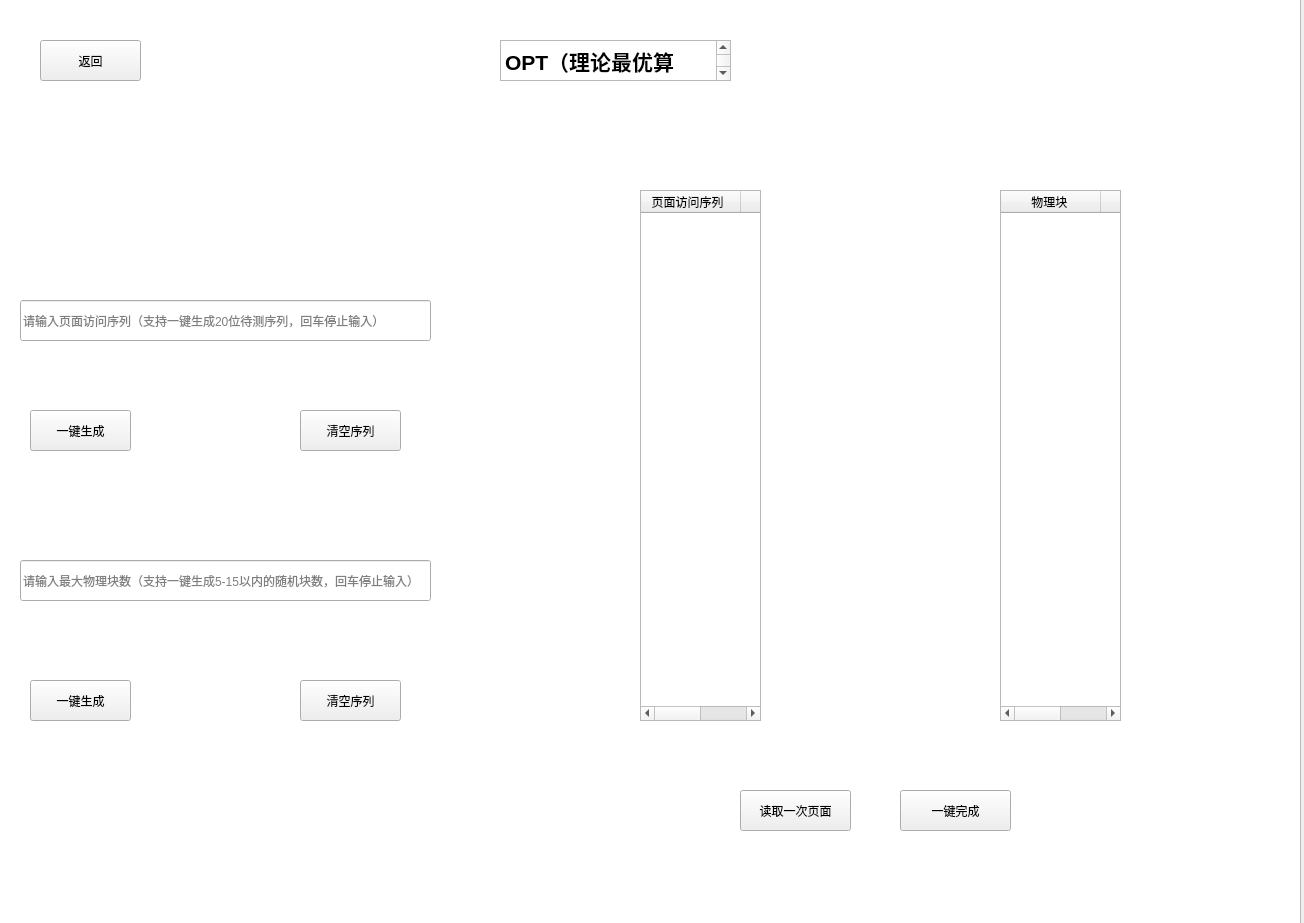
<?xml version="1.0" encoding="UTF-8"?>
<ui version="4.0">
 <class>SS</class>
 <widget class="QWidget" name="SS">
  <property name="geometry">
   <rect>
    <x>0</x>
    <y>0</y>
    <width>1304</width>
    <height>923</height>
   </rect>
  </property>
  <property name="windowTitle">
   <string>OPT(理论最优算法)</string>
  </property>
  <widget class="QPlainTextEdit" name="plainTextEdit">
   <property name="geometry">
    <rect>
     <x>-10</x>
     <y>-20</y>
     <width>1311</width>
     <height>951</height>
    </rect>
   </property>
  </widget>
  <widget class="QTextEdit" name="textEdit">
   <property name="geometry">
    <rect>
     <x>500</x>
     <y>40</y>
     <width>231</width>
     <height>41</height>
    </rect>
   </property>
   <property name="html">
    <string>&lt;!DOCTYPE HTML PUBLIC &quot;-//W3C//DTD HTML 4.0//EN&quot; &quot;http://www.w3.org/TR/REC-html40/strict.dtd&quot;&gt;
&lt;html&gt;&lt;head&gt;&lt;meta name=&quot;qrichtext&quot; content=&quot;1&quot; /&gt;&lt;meta charset=&quot;utf-8&quot; /&gt;&lt;style type=&quot;text/css&quot;&gt;
p, li { white-space: pre-wrap; }
hr { height: 1px; border-width: 0; }
li.unchecked::marker { content: &quot;\2610&quot;; }
li.checked::marker { content: &quot;\2612&quot;; }
&lt;/style&gt;&lt;/head&gt;&lt;body style=&quot; font-family:'Microsoft YaHei UI'; font-size:9pt; font-weight:400; font-style:normal;&quot;&gt;
&lt;p style=&quot; margin-top:0px; margin-bottom:0px; margin-left:0px; margin-right:0px; -qt-block-indent:0; text-indent:0px;&quot;&gt;&lt;span style=&quot; font-size:16pt; font-weight:700;&quot;&gt;OPT（理论最优算法）&lt;/span&gt;&lt;/p&gt;&lt;/body&gt;&lt;/html&gt;</string>
   </property>
  </widget>
  <widget class="QPushButton" name="pushButton">
   <property name="geometry">
    <rect>
     <x>40</x>
     <y>40</y>
     <width>101</width>
     <height>41</height>
    </rect>
   </property>
   <property name="text">
    <string>返回</string>
   </property>
  </widget>
  <widget class="QPushButton" name="pushButton_2">
   <property name="geometry">
    <rect>
     <x>30</x>
     <y>410</y>
     <width>101</width>
     <height>41</height>
    </rect>
   </property>
   <property name="text">
    <string>一键生成</string>
   </property>
  </widget>
  <widget class="QPushButton" name="pushButton_3">
   <property name="geometry">
    <rect>
     <x>300</x>
     <y>410</y>
     <width>101</width>
     <height>41</height>
    </rect>
   </property>
   <property name="text">
    <string>清空序列</string>
   </property>
  </widget>
  <widget class="QPushButton" name="pushButton_4">
   <property name="geometry">
    <rect>
     <x>30</x>
     <y>680</y>
     <width>101</width>
     <height>41</height>
    </rect>
   </property>
   <property name="text">
    <string>一键生成</string>
   </property>
  </widget>
  <widget class="QPushButton" name="pushButton_5">
   <property name="geometry">
    <rect>
     <x>300</x>
     <y>680</y>
     <width>101</width>
     <height>41</height>
    </rect>
   </property>
   <property name="text">
    <string>清空序列</string>
   </property>
  </widget>
  <widget class="QPushButton" name="pushButton_6">
   <property name="geometry">
    <rect>
     <x>740</x>
     <y>790</y>
     <width>111</width>
     <height>41</height>
    </rect>
   </property>
   <property name="text">
    <string>读取一次页面</string>
   </property>
  </widget>
  <widget class="QLineEdit" name="lineEdit">
   <property name="geometry">
    <rect>
     <x>20</x>
     <y>300</y>
     <width>411</width>
     <height>41</height>
    </rect>
   </property>
   <property name="placeholderText">
    <string>请输入页面访问序列（支持一键生成20位待测序列，回车停止输入）</string>
   </property>
  </widget>
  <widget class="QLineEdit" name="lineEdit_2">
   <property name="geometry">
    <rect>
     <x>20</x>
     <y>560</y>
     <width>411</width>
     <height>41</height>
    </rect>
   </property>
   <property name="placeholderText">
    <string>请输入最大物理块数（支持一键生成5-15以内的随机块数，回车停止输入）</string>
   </property>
  </widget>
  <widget class="QTableWidget" name="tableWidget">
   <property name="geometry">
    <rect>
     <x>640</x>
     <y>190</y>
     <width>121</width>
     <height>531</height>
    </rect>
   </property>
   <column>
    <property name="text">
     <string>  页面访问序列    </string>
    </property>
   </column>
   <column/>
  </widget>
  <widget class="QTableWidget" name="tableWidget_2">
   <property name="geometry">
    <rect>
     <x>1000</x>
     <y>190</y>
     <width>121</width>
     <height>531</height>
    </rect>
   </property>
   <column>
    <property name="text">
     <string>   物理块    </string>
    </property>
   </column>
   <column/>
  </widget>
  <widget class="QPushButton" name="pushButton_7">
   <property name="geometry">
    <rect>
     <x>900</x>
     <y>790</y>
     <width>111</width>
     <height>41</height>
    </rect>
   </property>
   <property name="text">
    <string>一键完成</string>
   </property>
  </widget>
 </widget>
 <resources/>
 <connections/>
</ui>
